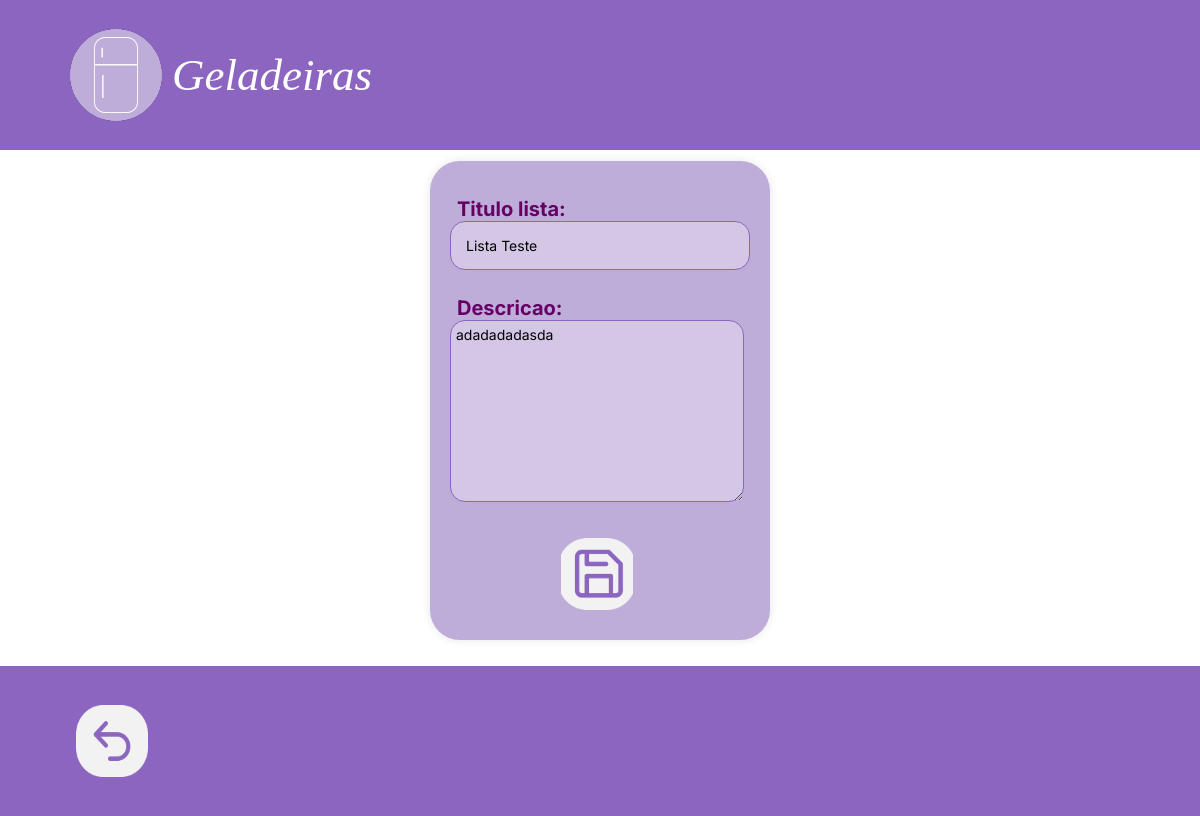
Before: /geladeiras/lista/edit/1/ (signed in) with the older database file.
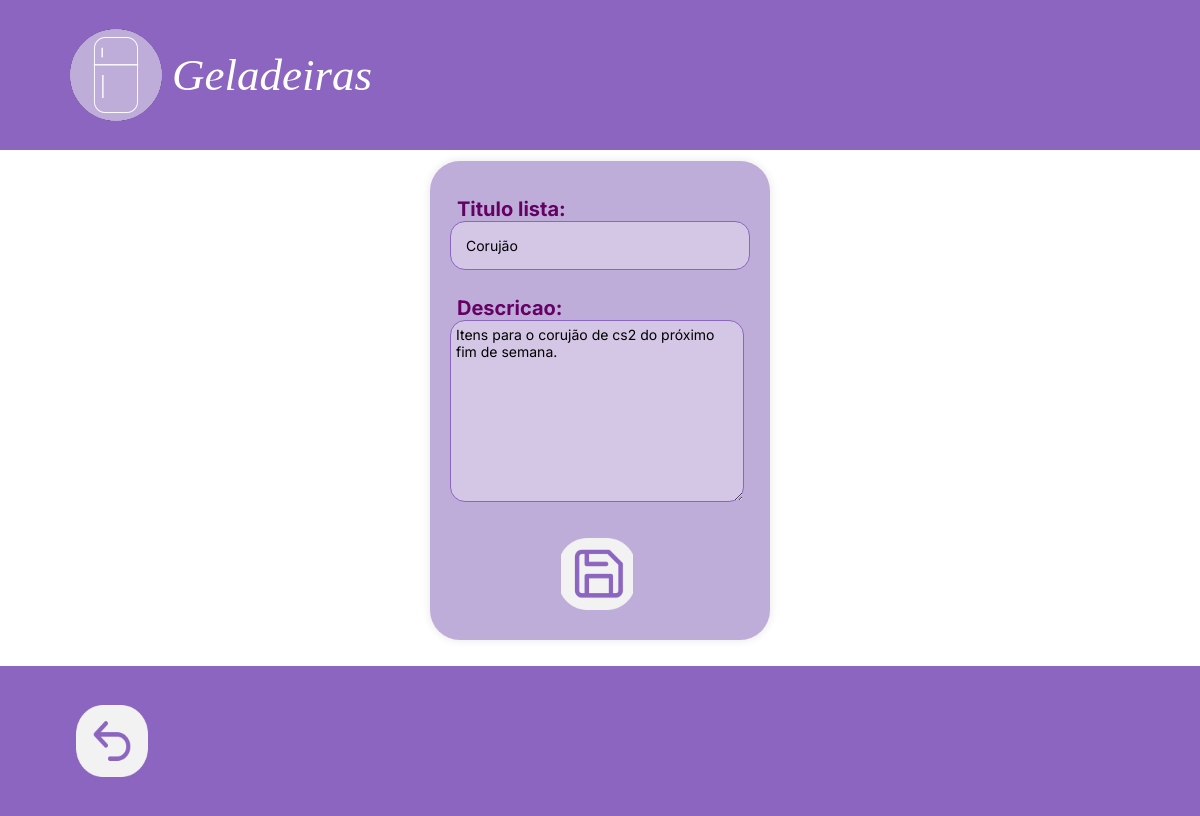
After: the same page with the newer database file.
### estoque/models.py (models this page shows, shortened)
class Lista(models.Model):
    titulo_lista = models.CharField(max_length=75, null=False, blank=False)
    descricao = models.TextField(max_length=700, blank=False)
    dt_criacao = models.DateField(auto_now=True, blank=False)
    geladeira = models.ForeignKey("Geladeira", on_delete=models.CASCADE, related_name='listas')

### estoque/views.py (the view, shortened to what this page needs)
# urls.py: path('geladeiras/lista/edit/<int:pk>/', views.UpdateLista.as_view(), name="editar_lista"),
class UpdateLista(LoginRequiredMixin, UpdateView):
    template_name = "form_insert_update.html"
    model = Lista
    form_class = ListaForm

### estoque/forms.py
class ListaForm(ModelForm):
    class Meta:
        model = Lista
        fields = ['titulo_lista', 'descricao']

### estoque/templates/form_insert_update.html (shortened to what this page needs)
{% load static %}
    <head>
        <link rel="stylesheet" href="{% static 'css/styleGN.css' %}">
    </head>
    <body>
        <header>
            <nav class="top-nav">
                <div class="centered-text">
                    <div class="logo">
                         <a href="{% url 'estoque:geladeiras'%}"><img src="/static/img/logo.png"></a>
                    </div>
                </div>
                <a>Geladeiras</a>
            </nav>
        </header>
        {% load crispy_forms_filters %}
        {% block main %}
        {%  load crispy_forms_tags %}
            <form method="post" enctype="multipart/form-data">
                {{ form.as_p }} <br>
                <input type="submit" id="inputSave" value="">
            </form>
        {% endblock %}
        <footer>
            <nav class="navbarbar">
                <a href="{% url 'estoque:geladeiras' %}">
                    <button id="btn_voltar" class="btn-icon">
                        <img src="/static/img/voltar.png" alt="Voltar">
                    </button>
                </a>
            </nav>
        </footer>
    </body>

Changed rows visible on the page:
changed Lista: titulo_lista "Lista Teste" → "Corujão"; descricao "adadadadasda" → "Itens para o corujão de cs2 do próximo fim de semana."
